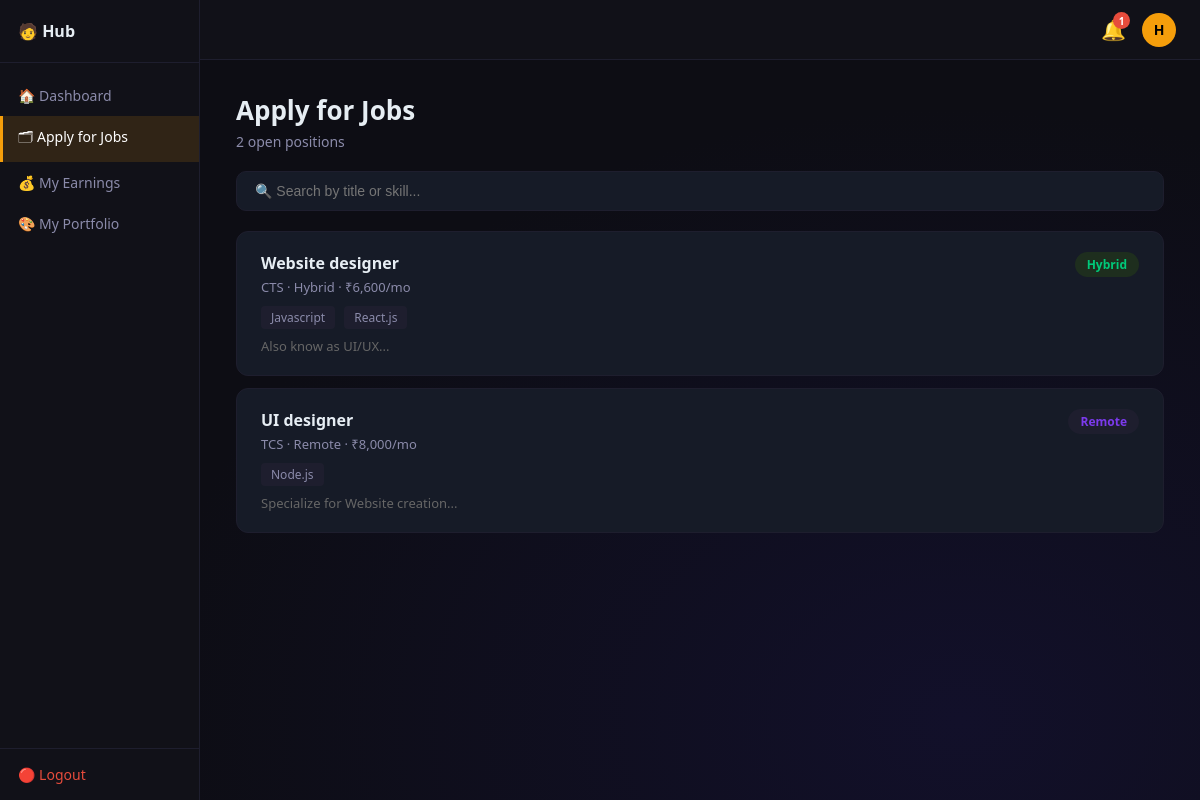
The page /freelancer/apply_jobs.php (signed in) on the database its author committed.
### tables this page shows
CREATE TABLE `jobs` (
  `id` int NOT NULL AUTO_INCREMENT,
  `client_id` int NOT NULL,
  `title` varchar(200) NOT NULL,
  `company_name` varchar(200) DEFAULT NULL,
  `start_date` date DEFAULT NULL,
  `end_date` date DEFAULT NULL,
  `salary` decimal(12,2) DEFAULT '0.00',
  `work_mode` enum('Remote','Hybrid','On-site') DEFAULT 'Remote',
  `skills` text,
  `description` text,
  `status` enum('open','closed') DEFAULT 'open',
  `created_at` datetime DEFAULT CURRENT_TIMESTAMP,
  PRIMARY KEY (`id`),
  KEY `client_id` (`client_id`),
  CONSTRAINT `jobs_ibfk_1` FOREIGN KEY (`client_id`) REFERENCES `clients` (`id`) ON DELETE CASCADE
);

### freelancer/apply_jobs.php (the view, shortened to what this page needs)
<?php
require_once 'auth.php';
require_once 'layout.php';
$search = trim($_GET['q'] ?? '');
if ($search) {
    $jobs_stmt = $pdo->prepare("SELECT j.*, c.company_name FROM jobs j JOIN clients c ON j.client_id=c.id WHERE j.status='open' AND (j.title LIKE ? OR j.skills LIKE ?) ORDER BY j.created_at DESC");
    $jobs_stmt->execute(["%$search%", "%$search%"]);
} else {
    $jobs_stmt = $pdo->query("SELECT j.*, c.company_name AS client_company FROM jobs j JOIN clients c ON j.client_id=c.id WHERE j.status='open' ORDER BY j.created_at DESC");
}
$jobs = $jobs_stmt->fetchAll();
?>
<!DOCTYPE html>
<html lang="en">
<head>
</head>
<body>
<div class="main">
    <h1>Apply for Jobs</h1>
    <p class="count"><?= count($jobs) ?> open positions</p>
    <form method="GET">
        <input class="search-box" type="text" name="q" placeholder="🔍 Search by title or skill..." value="<?= htmlspecialchars($search) ?>">
    </form>
    <?php if (empty($jobs)): ?>
        <p class="empty">No open jobs found.</p>
    <?php else: ?>
        <?php foreach ($jobs as $job): ?>
        <a href="job_apply.php?id=<?= $job['id'] ?>" class="job-card">
            <div>
                <div class="job-title"><?= htmlspecialchars($job['title']) ?></div>
                <div class="job-meta"><?= htmlspecialchars($job['company_name'] ?? $job['client_company']) ?> · <?= htmlspecialchars($job['work_mode']) ?> · ₹<?= number_format($job['salary']) ?>/mo</div>
                <?php foreach (array_filter(array_map('trim', explode(',', $job['skills']))) as $sk): ?>
                    <span class="skill-tag"><?= htmlspecialchars($sk) ?></span>
                <?php endforeach; ?>
                <div class="job-desc"><?= htmlspecialchars(substr($job['description'], 0, 100)) ?>...</div>
            </div>
            <span class="mode-badge mode-<?= str_replace('-','', $job['work_mode']) ?>"><?= $job['work_mode'] ?></span>
        </a>
        <?php endforeach; ?>
    <?php endif; ?>
</div>
</body>
</html>

### freelancer/apply_jobs.php (style rules this page uses)
h1 { font-size:26px;font-weight:700;margin-bottom:4px }
.count { color:#8b8baa;font-size:14px;margin-bottom:20px }
.search-box { width:100%;background:#161b27;border:1px solid #1e1e2e;border-radius:10px;padding:11px 18px;color:#e6edf3;font-size:14px;outline:none;margin-bottom:20px;transition:.2s }
.job-card { background:#161b27;border:1px solid #1e1e2e;border-radius:12px;padding:20px 24px;margin-bottom:12px;display:flex;justify-content:space-between;align-items:flex-start;text-decoration:none;color:inherit;transition:.15s;cursor:pointer }
.job-title { font-size:16px;font-weight:700;margin-bottom:4px }
.job-meta { font-size:13px;color:#8b8baa;margin-bottom:8px }
.skill-tag { background:#1e1e2e;color:#8b8baa;padding:3px 10px;border-radius:4px;font-size:12px;display:inline-block;margin-right:5px;margin-top:2px }
.job-desc { font-size:13px;color:#666;margin-top:8px }
.mode-badge { padding:4px 12px;border-radius:20px;font-size:12px;font-weight:600;white-space:nowrap }
.mode-Remote { background:#1e1e2e;color:#7c3aed }
.mode-Hybrid { background:#1e2e1e;color:#00c97a }

### freelancer/layout.php (style rules this page uses)
* { margin:0;padding:0;box-sizing:border-box }
body { background:#0d0d14;color:#e6edf3;font-family:'Segoe UI',sans-serif;display:flex;min-height:100vh;background:radial-gradient(ellipse at 80% 90%,#12102a 0%,#0d0d14 60%) }
.main { margin-left:200px;flex:1;padding:32px 36px;margin-top:60px }

### rows shown on the page
jobs: title "Website designer", company_name "CTS", work_mode "Hybrid", salary "6,600", skills "Javascript", skills "React.js", description "Also know as UI/UX"
jobs: title "UI designer", company_name "TCS", work_mode "Remote", salary "8,000", skills "Node.js", description "Specialize for Website creation"

### other values the page prints
$notif_count "1"
substr($fl_user, 0, 1) "H"
count($jobs) "2"
